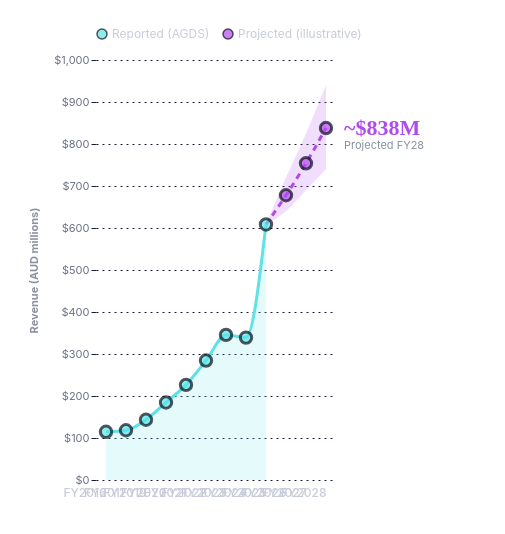

Express this chart as Vega-Lite.
### Vega-Lite specification from a JSON file in a GitHub repository (floating-point values rounded to 4 significant figures)
{"$schema": "https://vega.github.io/schema/vega-lite/v5.json", "description": "Industry revenue history and forward projection to FY2028. Solid line is reported AGDS revenue; dashed line projects forward at the conservative 10-year compound growth rate.", "width": "container", "height": 420, "background": "transparent", "padding": {"top": 28, "left": 28, "right": 80, "bottom": 36}, "data": {"values": [{"year": "FY2016", "revenue": 114.8, "phase": "historical", "lower": 114.8, "upper": 114.8}, {"year": "FY2017", "revenue": 118.5, "phase": "historical", "lower": 118.5, "upper": 118.5}, {"year": "FY2019", "revenue": 143.5, "phase": "historical", "lower": 143.5, "upper": 143.5}, {"year": "FY2020", "revenue": 184.6, "phase": "historical", "lower": 184.6, "upper": 184.6}, {"year": "FY2021", "revenue": 226.5, "phase": "historical", "lower": 226.5, "upper": 226.5}, {"year": "FY2022", "revenue": 284.4, "phase": "historical", "lower": 284.4, "upper": 284.4}, {"year": "FY2023", "revenue": 345.5, "phase": "historical", "lower": 345.5, "upper": 345.5}, {"year": "FY2024", "revenue": 339.1, "phase": "historical", "lower": 339.1, "upper": 339.1}, {"year": "FY2025", "revenue": 608.5, "phase": "historical", "lower": 608.5, "upper": 608.5}, {"year": "FY2026", "revenue": 678, "phase": "projection", "lower": 640, "upper": 720}, {"year": "FY2027", "revenue": 754, "phase": "projection", "lower": 690, "upper": 825}, {"year": "FY2028", "revenue": 838, "phase": "projection", "lower": 740, "upper": 940}]}, "layer": [{"transform": [{"filter": "datum.phase === 'projection' || datum.year === 'FY2025'"}], "mark": {"type": "area", "interpolate": "monotone", "color": "#B14AED", "opacity": 0.18}, "encoding": {"x": {"field": "year", "type": "ordinal"}, "y": {"field": "lower", "type": "quantitative"}, "y2": {"field": "upper"}}}, {"transform": [{"filter": "datum.phase === 'historical'"}], "mark": {"type": "area", "interpolate": "monotone", "color": "#5DE2E7", "opacity": 0.16}, "encoding": {"x": {"field": "year", "type": "ordinal"}, "y": {"field": "revenue", "type": "quantitative"}}}, {"transform": [{"filter": "datum.phase === 'historical'"}], "mark": {"type": "line", "interpolate": "monotone", "color": "#5DE2E7", "strokeWidth": 3}, "encoding": {"x": {"field": "year", "type": "ordinal", "axis": {"title": null, "labelColor": "#c8cbd9", "labelFont": "Inter", "labelFontSize": 12, "labelFontWeight": 500, "labelAngle": 0, "domain": false, "ticks": false, "labelPadding": 12}}, "y": {"field": "revenue", "type": "quantitative", "axis": {"title": "Revenue (AUD millions)", "titleColor": "#8a91a3", "titleFont": "Inter", "titleFontSize": 11, "titlePadding": 14, "labelColor": "#6b7088", "labelFont": "Inter", "labelFontSize": 11, "tickColor": "#1a1f35", "domain": false, "grid": true, "gridColor": "#1a1f35", "gridDash": [2, 4], "format": "$,.0f"}}}}, {"transform": [{"filter": "datum.year === 'FY2025' || datum.phase === 'projection'"}], "mark": {"type": "line", "interpolate": "monotone", "color": "#B14AED", "strokeWidth": 3, "strokeDash": [6, 5]}, "encoding": {"x": {"field": "year", "type": "ordinal"}, "y": {"field": "revenue", "type": "quantitative"}}}, {"mark": {"type": "circle", "filled": true, "size": 130, "stroke": "#0a0e1a", "strokeWidth": 3}, "encoding": {"x": {"field": "year", "type": "ordinal"}, "y": {"field": "revenue", "type": "quantitative"}, "color": {"field": "phase", "type": "nominal", "scale": {"domain": ["historical", "projection"], "range": ["#5DE2E7", "#B14AED"]}, "legend": {"title": null, "labelColor": "#c8cbd9", "labelFont": "Inter", "labelFontSize": 12, "orient": "top", "labelExpr": "datum.value === 'historical' ? 'Reported (AGDS)' : 'Projected (illustrative)'"}}, "tooltip": [{"field": "year", "type": "nominal", "title": "Year"}, {"field": "phase", "type": "nominal", "title": "Type"}, {"field": "revenue", "type": "quantitative", "title": "Revenue (AUD M)", "format": "$,.0f"}]}}, {"transform": [{"filter": "datum.year === 'FY2028'"}], "mark": {"type": "text", "font": "Space Grotesk", "fontSize": 22, "fontWeight": 700, "color": "#B14AED", "align": "left", "dx": 18}, "encoding": {"x": {"field": "year", "type": "ordinal"}, "y": {"field": "revenue", "type": "quantitative"}, "text": {"value": "~$838M"}}}, {"transform": [{"filter": "datum.year === 'FY2028'"}], "mark": {"type": "text", "font": "Inter", "fontSize": 11, "color": "#8a91a3", "align": "left", "dx": 18, "dy": 18}, "encoding": {"x": {"field": "year", "type": "ordinal"}, "y": {"field": "revenue", "type": "quantitative"}, "text": {"value": "Projected FY28"}}}], "config": {"view": {"stroke": null}}}
